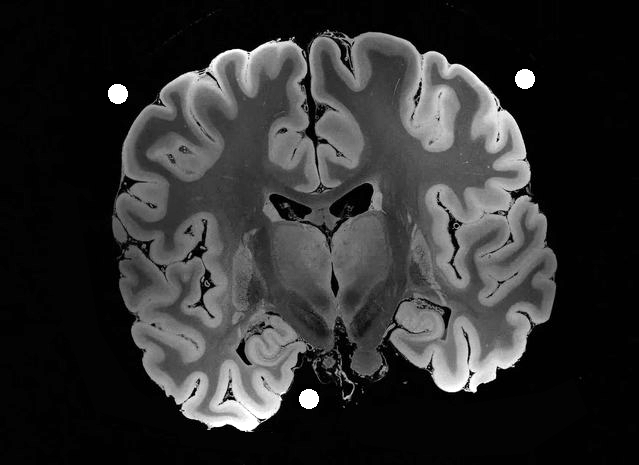
%> input picture Matlab_ES_1_Registrazione/coronal A.tif, 639 x 465 px
$ octave Eserc1_BIMM.m   (GNU Octave 9; MATLAB toolbox functions it lacks are replaced by stand-ins)
%> lines starting %> are read from the running program, lines starting %| are printed output that depends on the picture; in (x1, y1, x2, y2) boxes, pixels count from 0 and x2, y2 are one past the last pixel; in counts of white or black regions, pixels touching at a corner belong together; the program's own positions count from 1
%> further down, imgA is the input picture: size 465x639 uint8; min 0, max 255, mean 47.2
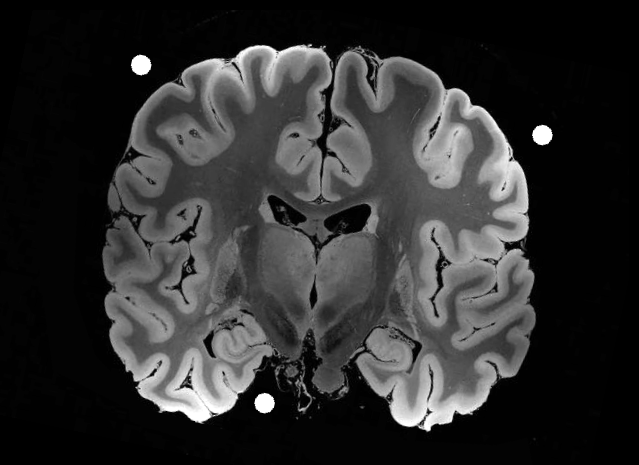
%> input picture Matlab_ES_1_Registrazione/coronal B.tif, 639 x 465 px
%> further down, imgB is the input picture: size 465x639 uint8; min 0, max 255, mean 47
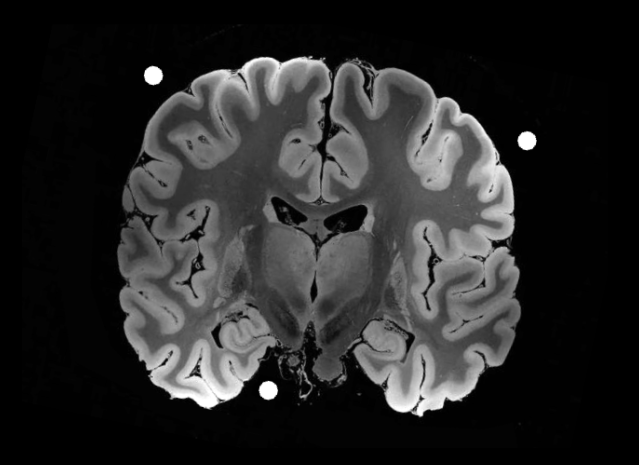
%> input picture Matlab_ES_1_Registrazione/coronal C.tif, 639 x 465 px
%> further down, imgC is the input picture: size 465x639 uint8; min 0, max 255, mean 40.7
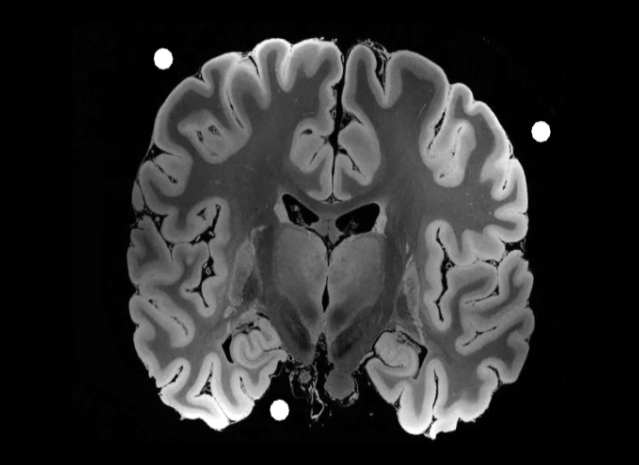
%> input picture Matlab_ES_1_Registrazione/coronal D.tif, 639 x 465 px
%> further down, imgD is the input picture: size 465x639 uint8; min 0, max 255, mean 45.6
### Matlab_ES_1_Registrazione/bihist.m
%% bhist - calcolo dell'istogramma
% funzione che mi crea le probabilità marginali e congiunte di x e y

function [p_cong p_marg1 p_marg2] = bihist(img1,img2)


    % mi devo ricordare che in matlab gli indici partono da 1
    % riempio la matrice h dell'hist congiunto con tutti gli zeri fino a 256
    % normalmente avrei 0-255 ma se parto da 1 ho 1-256
    lvl_gray = 256;

    % img1=imread(img1);
    % img2=imread(img2);
    dim= size(img2);
%> dim = [465 639]
    h=zeros(lvl_gray,lvl_gray);

    % applico il ciclo sulle due dimensioni dell'immagine
    % quindi lungo x e lung y
    for i=1:dim(1)
        for j=1:dim(2)
            c = img1(i,j)+1;
            r = img2(i,j)+1;
            h(r,c) = h(r,c)+1;

            % riempio l'accumulatore h(r,c) andando ad incrementarlo ogni volta
            % che trovo determinati valori di livelli di grigio nelle posizioni
            % corrispondenti i,j delle du immagini
        end
    end

    % nella posizione dell'origine dell'histogramma congliunto vado a mettere
    % un valore nullo altrimenti avrei un valore troppo alto rispetto agli
    % altri e avrei un'immagine dell'histogramma nera, aka non vedrei tutto il
    % resto
    h(1,1) = 0;
%> h: size 256x256 double; min 0, max 45051, mean 4.5; mean of the top-left, top-right, bottom-left and bottom-right quarters 14.6, 1.4, 1.4, 0.7

    % imshow(imadjust(h));

    % normalizzo la matrice h in ciascun valore rispetto a tutti i valori che
    % ho considerato in h --> le marginali corrispondono agli histogrammi della
    % singola immagine
    p_cong = h./sum(sum(h));
    p_marg1 = sum(p_cong,1);
%> p_marg1 = 256 values, max 0.313 at index 2, min 0 at index 3, mean 0.00391
    p_marg2 = sum(p_cong,2);
%> p_marg2 = 256 values, max 0.245 at index 2, min 0 at index 256, mean 0.00391
%> `imshow(imadjust(cong_before))`:
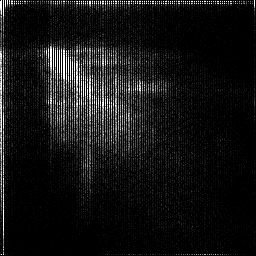
%> displayed picture: size 256x256, on the screen's scale of 0 to 255; min 0, max 255, mean 19.1

end

### Matlab_ES_1_Registrazione/imageJ.m
%% IMAGEJ
% analisi preliminare di pulizia dell'immagine e ricerca dei marker
% come se stessi usando imageJ

% siccome nel mnetre ho cambiato notazione
rif_img = imgA;
float_img = imgB;

% trovo le coordinate deimarkers: faccio tutti i passaggi che farei su
% imageJ per completezza anche se li trovava benissimo anche solo
% binarizzando e facendo trovarei i cerchi

% -------------------------------------------------------------------- %
% MASCHERA
% Creazione della maschera laplaciana con filtro laplaciano classico
F = [-1 -1 -1; -1 8 -1; -1 -1 -1];
% F = [0 -1 0; -1 4 -1; 0 -1 0];

% -------------------------------------- %
% FILTRAGGIO
% applico la maschera che ho creato
imgA_filtr = imfilter(rif_img,F);
imgB_filtr = imfilter(float_img,F);

% -------------------------------------- %
% FILL HOLES
% una volta filtrata riempio i buchi
imgA_fill = imfill(imgA_filtr,'holes');
imgB_fill = imfill(imgB_filtr,'holes');

% --------------------------------------- %
% BINARIZZAZIONE
% binarizzazione delle due immagini: devo prima binarizzare se no
% non mi trova i cerchi - faccio una binarizzazione 'a mano'
th = 220;
rif_bin = rif_img;
rif_bin(rif_bin >= th) = 255;
%> rif_bin: size 465x639 uint8; 0.72% of pixels changed, all inside (x1, y1, x2, y2) = (170, 41, 526, 431)
rif_bin(rif_bin < th) = 0;
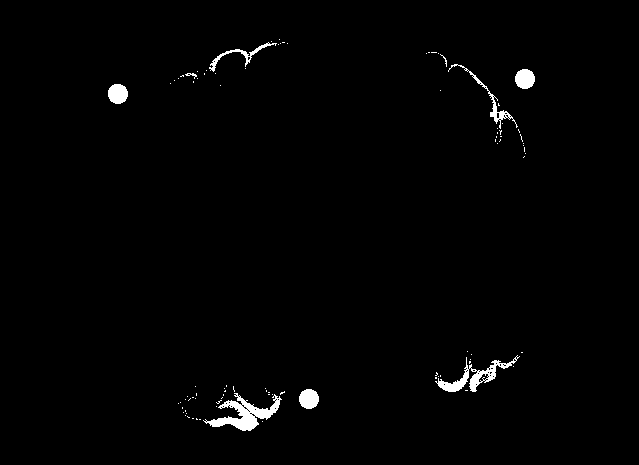
%> rif_bin: size 465x639 uint8; 1.2% white; 93 white regions (85 under 20 px), largest, box (x1, y1, x2, y2) and area: (203, 393, 282, 431) 1089, (435, 355, 520, 392) 762, (448, 64, 518, 129) 337

float_bin = float_img;
float_bin(float_bin >= th) = 255;
%> float_bin: size 465x639 uint8; 0.74% of pixels changed, all inside (x1, y1, x2, y2) = (131, 45, 552, 431)
float_bin(float_bin < th) = 0;
%> float_bin: size 465x639 uint8; 1.1% white; 74 white regions (65 under 20 px), largest, box (x1, y1, x2, y2) and area: (157, 382, 237, 422) 1067, (424, 403, 477, 431) 408, (392, 402, 427, 426) 296

% siccome la comodità non è mai troppa esiste anche una
% funzione matlab che binarizza da sola tutta l'immagine
imgA_bin = imbinarize(imgA_fill,0.3);
%> imgA_bin: size 465x639 logical; 4% white in thin lines or dots, all inside (x1, y1, x2, y2) = (108, 3, 581, 465)
imgB_bin = imbinarize(imgB_fill,0.3);
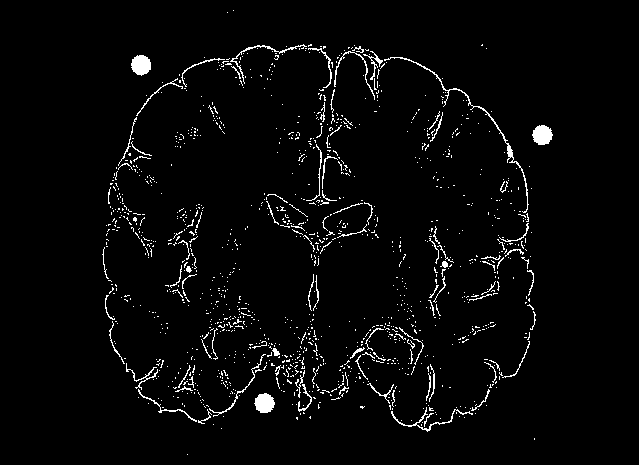
%> imgB_bin: size 465x639 logical; 3.1% white in thin lines or dots, all inside (x1, y1, x2, y2) = (102, 10, 553, 455)


% ---------------------------------------------------------------------- %
% GRAFICI
% plotto i riusltati ottenuti: controllo che effettivamente stia facendo
% tutto quello che gli ho detto di fare: filtraggio con laplaciano -
% riempimento dei buchi e binarizzazione

figure('Name','controllo sui markers')
% filtragio con laplaciano
subplot(3,2,1)
imshow(imgA_filtr)
title('Filtraggio A')
subplot(3,2,2)
imshow(imgB_filtr)
title('Filtraggio B')

% rimepimento dei buci
subplot(3,2,3)
imshow(imgA_fill)
title('Fill Holes A')
subplot(3,2,4)
imshow(imgB_fill)
title('Fill Holes B')

% binarizzazione
subplot(3,2,5)
imshow(imgA_bin)
title('Risultato A')
subplot(3,2,6)
imshow(imgB_bin)
title('Risultato B')

% ----------------------------------------------------------------------------- %
% trovo effettivamente i cerchi - i centri sono rispetto al sistema up-sx
% Find all the circles with radius pixels in the range [a, b].
% con imageJ vedo che il raggio è 12
[centers_rif, radii_rif, metric_rif] = imfindcircles(rif_bin,[5 20]);
%> centers_rif = [118.5 94.5; 309.5 399.5; 525.5 79.5; 233.1 58.27; 477.4 374.2; 486.7 99.77]; radii_rif = [9.93; 9.76; 9.76; 6.4; 5.26; 7.24]; metric_rif = [0.414; 0.412; 0.412; 0.0961; 0.0802; 0.066]
[centers_float, radii_float, metric_float] = imfindcircles(float_bin,[5 20]);
%> centers_float = [141.9 65.27; 265 403.8; 543.1 135.8; 198.7 401.1; 432.3 415.1; 500.2 144.7; 262.2 52.84]; radii_float = [9.43; 9.53; 9.49; 5.95; 6.63; 8.7; 5.52]; metric_float = [0.347; 0.338; 0.326; 0.107; 0.087; 0.0786; 0.0731]

% trovo i 3 cerchi piu significativi per plottarli con l'immagine
centersStrong3_rif = centers_rif(1:3,:);
%> centersStrong3_rif = [118.5 94.5; 309.5 399.5; 525.5 79.5]
radiiStrong3_rif = radii_rif(1:3);
%> radiiStrong3_rif = [9.93; 9.76; 9.76]
metricStrong3_rif = metric_rif(1:3);
%> metricStrong3_rif = [0.414; 0.412; 0.412]
centersStrong3_float = centers_float(1:3,:);
%> centersStrong3_float = [141.9 65.27; 265 403.8; 543.1 135.8]
radiiStrong3_float = radii_float(1:3);
%> radiiStrong3_float = [9.43; 9.53; 9.49]
metricStrong3_float = metric_float(1:3);
%> metricStrong3_float = [0.347; 0.338; 0.326]

% posizione dei markers
figure('Name','Posizione dei Markers')
subplot(2,1,1)
imshow(rif_img)
viscircles(centersStrong3_rif, radiiStrong3_rif,'EdgeColor','b');
title('Markers A')
subplot(2,1,2)
imshow(float_img)
viscircles(centersStrong3_float, radiiStrong3_float,'EdgeColor','r');
title('Markers B')
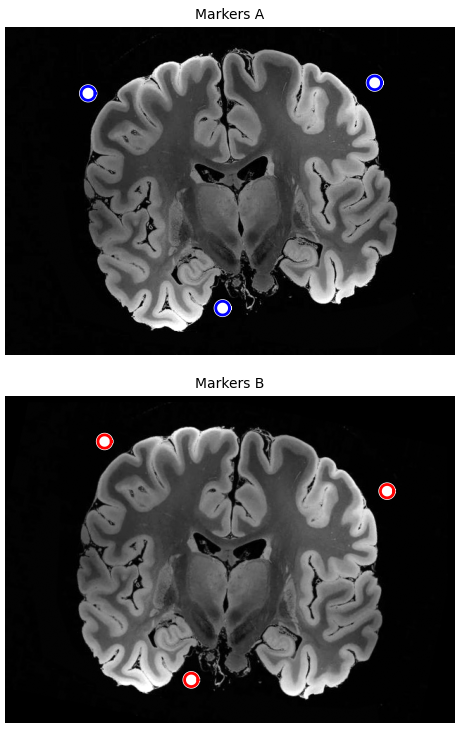
%> figure redrawn from the program's plot data, 2 panels

disp('centri dei markers')
disp('immagine di riferimento A')
disp(centers_rif)
%|    118.500    94.500
%|    309.500   399.500
%|    525.500    79.500
%|    233.097    58.266
%|    477.416   374.188
%|    486.658    99.775
disp('immagine da rototraslare B')
disp(centers_float)
%|    141.902    65.268
%|    265.000   403.756
%|    543.095   135.762
%|    198.718   401.121
%|    432.336   415.124
%|    500.197   144.749
%|    262.222    52.837

%% ----------------------------------------------------------------------------- %
% PULIZIA
clear imgA_filtr imgB_filtr
clear radii_rif metric_rif
clear radii_float metric_float
clear centersStrong3_rif radiiStrong3_rif metricStrong3_rif
clear centersStrong3_float radiiStrong3_float metricStrong3_float
clear imgA_bin imgB_bin imgA_fill imgB_fill
clear th i j imgA_bin imgB_bin F

### Matlab_ES_1_Registrazione/MetodoCentroidi.m
%% METODO DEI CENTROIDI
% script che implementa il metodo dei centroidi

s = 1;
w = [1 1 1]';

% devo passare alla funzione le posizioni dei markers
xA = marker_imgA(:,1);
%> xA = [-200.5; -9.5; 206.5; -85.9; 158.4; 167.7]
yA = marker_imgA(:,2);
%> yA = [137.5; -167.5; 152.5; 173.7; -142.2; 132.2]
xB = marker_imgB(:,1);
%> xB = [-177.1; -54; 224.1; -120.3; 113.3; 181.2; -56.78]
yB = marker_imgB(:,2);
%> yB = [166.7; -171.8; 96.24; -169.1; -183.1; 87.25; 179.2]

xi = [xA yA];
%> xi = [-200.5 137.5; -9.5 -167.5; 206.5 152.5; -85.9 173.7; 158.4 -142.2; 167.7 132.2]
yi = [xB yB];
%> yi = [-177.1 166.7; -54 -171.8; 224.1 96.24; -120.3 -169.1; 113.3 -183.1; 181.2 87.25; -56.78 179.2]

% posizione dei centroidi
% abbiamo creato una funzione che ci da la posizione dei centroidi
% non gli passo il peso perche se non passo nulla automaticamente mette 1
[xCA, yCA] = MyCentroide(xA,yA);
%> in MyCentroide, `XC = sum(X.*W)/sum(W);`: XC = 39.45
%> in MyCentroide, `YC = sum(Y.*W)/sum(W);`: YC = 47.71
%> xCA = 39.45; yCA = 47.71
[xCB, yCB] = MyCentroide(xB,yB);
%> xCB = 15.78; yCB = 0.769

X_bar = [xCA yCA];
%> X_bar = [39.45 47.71]
Y_bar = [xCB yCB];
%> Y_bar = [15.78 0.769]

% distanze
% calcolo le distanze dei markers dai rispettivi centroidi
xi_bar = xi -X_bar;
%> xi_bar = [-239.9 89.79; -48.95 -215.2; 167.1 104.8; -125.3 126; 119 -189.9; 128.2 84.51]
yi_bar = yi -Y_bar;
%> yi_bar = [-192.9 166; -69.78 -172.5; 208.3 95.47; -136.1 -169.9; 97.55 -183.9; 165.4 86.48; -72.56 178.4]

% calcolo la matrice di covarianza Z
% Z = cov(xi_bar,yi_bar);
%> the run ends on the next line
Z = xi_bar'*yi_bar;

% scomposizione ai valori singolari
[U,L,V] = svd(Z);

% calcolo la matrice di rotazione
K = [1 0 ; 0 det(V*U)];
R = V*K*U';


% fattore di scala
Sopra = xi_bar'*yi_bar;
Sotto = xi_bar'*xi_bar;

S = Sopra/Sotto;
s1 = S(1,1);
s2 = S(2,2);
% S = 1;


% vettore delle traslazioni
t = Y_bar' - R*X_bar';
tx = -t(1);
ty = t(2);


% angolo di rotazione
% calcolo l'angolo di rotazione con la tangente e non con arcoseno perche
% cpsi ellimino il problema del segno (-) davanti
alpha = atan(R(2,1)/R(1,1));

### Matlab_ES_1_Registrazione/MyCentroide.m
%% Funzione MyCentroide
% funzione che restituisce la posizione dei centroidi

function [XC,YC] = MyCentroide(X,Y,W)

switch nargin
        case 3

            W=W.^2;
            XC = sum(X.*W)/sum(W);
            YC = sum(Y.*W)/sum(W);

        case 2
            % se non gli passo il valore del peso W
            % di default mette 1
            W = ones(length(X(:,1)),1);
            XC = sum(X.*W)/sum(W);
            YC = sum(Y.*W)/sum(W);

     otherwise
            W = ones(length(X(:,1)),1);
            XC = sum(X.*W)/sum(W);
            YC = 0;

 end

end

### Matlab_ES_1_Registrazione/Eserc1_BIMM.m
%% ESERCITAZIONE 1 e 2 BIOIMMAGINI

% Va creato un programma per visualizzare le immagini A, B, C con A di
% riferimento (immaine fissa), la loro diferenza e l'istogramma congiunto
% Il seguente codice mi stampa le immagini, la differenza tra le due e la
% rototraslazione.

clear
close all
clc

% tic --> This MATLAB function works with the toc function to measure elapsed time
% toc --> This MATLAB function reads the elapsed time since the stopwatch timer
%         started by the call to the tic function

%% ----------------------------------------------------------------------------- %
% lettura immagine
% imread legge l'immagine e va inserito il nome .estensione tra apici

%----------- coronal_2023.tif
imgA = imread('coronal A.tif');
imgB = imread('coronal B.tif');
imgC = imread('coronal C.tif');
imgD = imread('coronal D.tif');

% [5 lines of commented-out code are left out]

[cong_before, ~, ~] = bihist(imgA,imgB);

% se voglio mettrere l'histogramma che sle uso questa
% cong_before = rot90(cong_before);

% visualizzo tutte e 4 le immagini a disposizione
figure('Name','4 immagini')
subplot(2,2,1)
imshow(imgA)
title('img A riferimento')
subplot(2,2,2)
imshow(imgB)
title('img B da rototraslare')
subplot(2,2,3)
imshow(imgC)
title('img C zoom-in zoom-out')
subplot(2,2,4)
imshow(imgD)
title('img D doppio fattore di scala')

% mostro cosa ottengo prima di trasformare
figure('Name','Prima')
subplot(2,2,1)
imshow(imgA)
title('img A riferimento')
subplot(2,2,2)
imshow(imgB)
title('img B da rototraslare')
subplot(2,2,3)
imshow(imgA-imgB)
title('differenza A-B')
subplot(2,2,4)
imshow(imadjust(cong_before))
title('histogramma congiunto')


%% ----------------------------------------------------------------------------- %
% PARTE IMAGE-J
% script che implementa la parte che potremmo fare su ImageJ

run imageJ.m


%% ----------------------------------------------------------------------------- %
% SISTEMA DI RIFERIMENTO

% conversione in coordinate cartesiane trovo le coordinate dei centri
% in base al nuovo sistema di riferimento 'giusto' aka quello centrato nel
% ventro dell'immagine - cambio le coordinate per portare l'origine al sentro degli assi
pixel = size(float_bin);

% uso la funzione floor come nella funzione di trasfomazione affine che
% ci è stata fornita dal prof
marker_imgA(:,1) = centers_rif(:,1) - floor(pixel(2)/2);
marker_imgA(:,2) = floor(pixel(1)/2) - centers_rif(:,2);
marker_imgB(:,1) = centers_float(:,1) - floor(pixel(2)/2);
marker_imgB(:,2) = floor(pixel(1)/2) - centers_float(:,2);

% [11 lines of commented-out code are left out]


%% ----------------------------------------------------------------------------- %%
%  Apertura del report sul quale segno i dati

fid = fopen('Eserc_BIMM.txt','w');
fprintf(fid,'\n DATI RILEVANTI ESERCITAZIONE \n');


%% ----------------------------------------------------------------------------- %
% a. METODO DEI CENTROIDI
% il metodo utilizza le immagini A e B ovvero considera solo una
% rototraslazione e non un fattore di scala

run MetodoCentroidi.m
